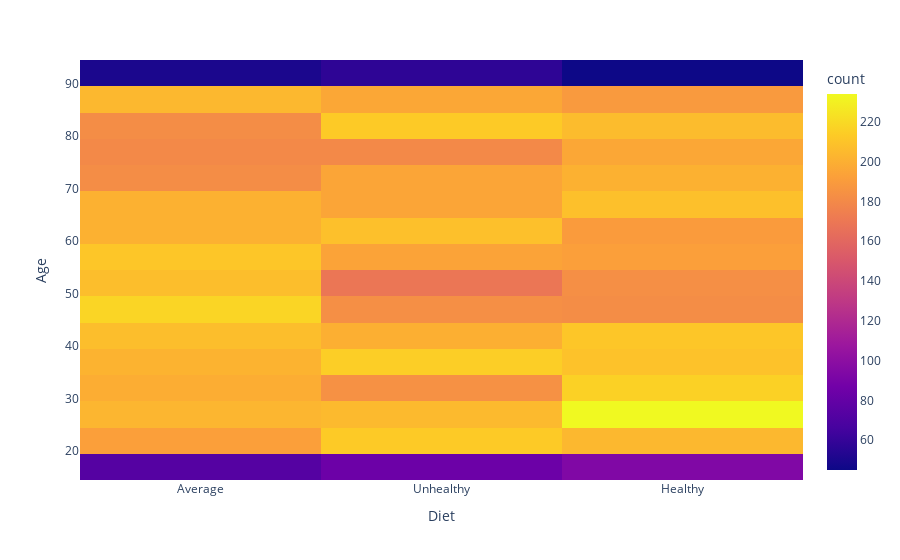

Notebook code for this chart:
### Code cell
px.density_heatmap(df,x='Diet', y='Age')

### Figure 1 — Plotly figure (JSON) as saved in the notebook; plotly's stock layout.template omitted (floating-point values rounded to 4 significant figures; data arrays with more than 128 entries replaced by an {"elided": "..."} marker saying what was removed)
{"data": [{"coloraxis": "coloraxis", "hovertemplate": "Diet=%{x}<br>Age=%{y}<br>count=%{z}<extra></extra>", "name": "", "type": "histogram2d", "x": {"elided": "8763 str values"}, "xaxis": "x", "xbingroup": "x", "y": {"elided": "8763 int values"}, "yaxis": "y", "ybingroup": "y"}], "layout": {"coloraxis": {"colorbar": {"title": {"text": "count"}}, "colorscale": [[0, "#0d0887"], [0.1111, "#46039f"], [0.2222, "#7201a8"], [0.3333, "#9c179e"], [0.4444, "#bd3786"], [0.5556, "#d8576b"], [0.6667, "#ed7953"], [0.7778, "#fb9f3a"], [0.8889, "#fdca26"], [1, "#f0f921"]]}, "legend": {"tracegroupgap": 0}, "margin": {"t": 60}, "xaxis": {"anchor": "y", "domain": [0, 1], "title": {"text": "Diet"}}, "yaxis": {"anchor": "x", "domain": [0, 1], "title": {"text": "Age"}}}}
